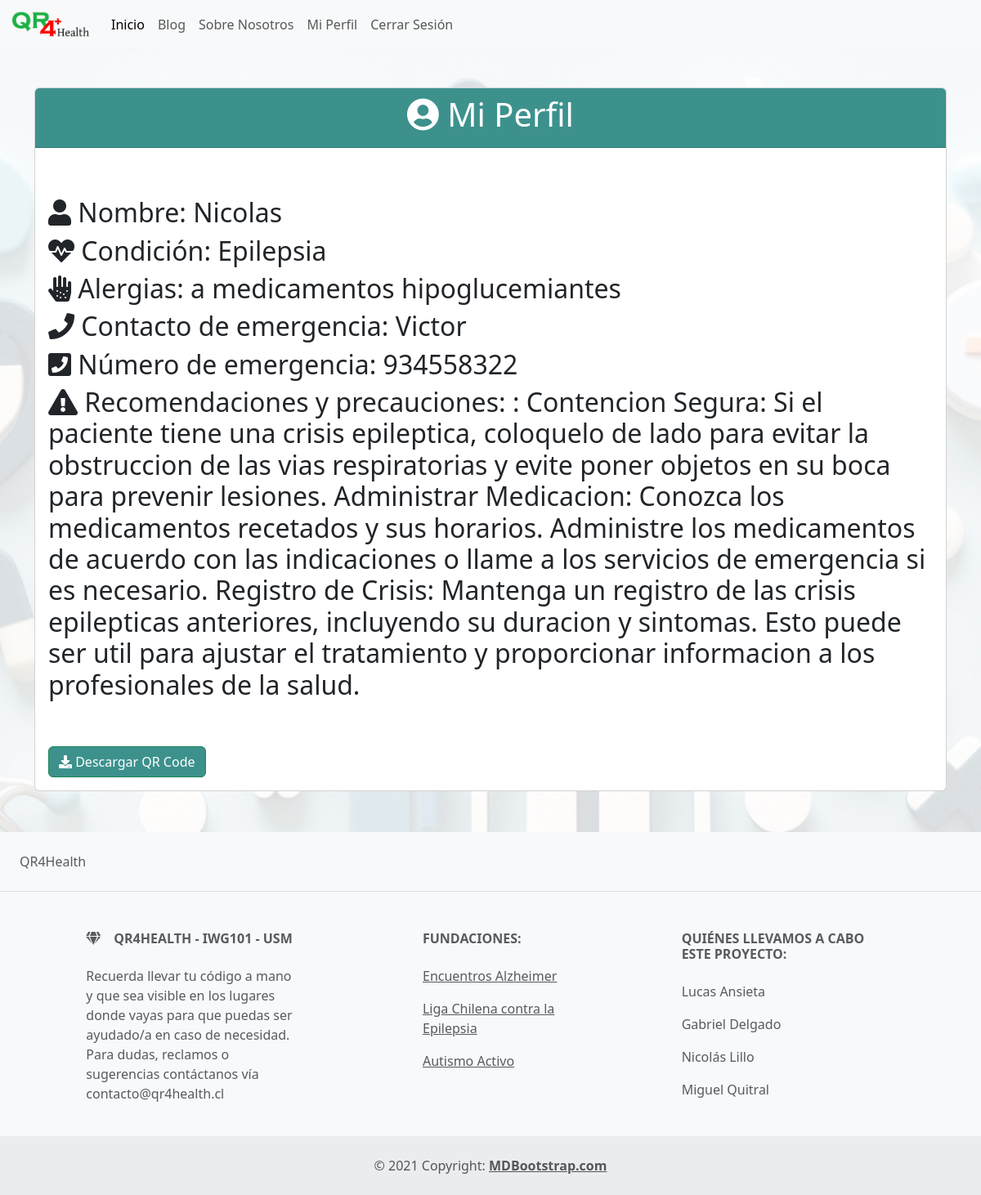
/perfil/ (signed in), run on the app's committed database.
### myapp/models.py (models this page shows, shortened)
class Usuario(models.Model):
    name = models.CharField(max_length=20)
    padecimiento = models.CharField(max_length=20, default="default")
    alergias = models.TextField()
    contact = models.CharField(max_length=20)
    num_contact = models.IntegerField()
    recomendaciones_condicion = models.TextField(default="No se encontraron recomendaciones para esta condición")
    codigo= models.TextField(default="default")
    user= models.ForeignKey(User, on_delete=models.CASCADE, null=True, blank=True)

### myapp/views.py (the view, shortened to what this page needs)
# urls.py: path('perfil/', views.perfil, name="perfil"),
@login_required
def perfil(request):
    u = Usuario.objects.get(user=request.user)
    url = u.codigo
    return render(request, "perfil.html", {"perfil": u})

### myapp/templates/perfil.html (shortened to what this page needs)
{% extends "layouts/base.html" %}
{% load static %}
{% block content %}
<link rel="stylesheet" href="{% static 'css/bootstrap.min.css' %}">
<link rel="stylesheet" href="https://cdnjs.cloudflare.com/ajax/libs/font-awesome/5.15.1/css/all.min.css">
<div class="container mt-5">
    <div class="card profile-card">
        <div class="card-header" style="background-color: #3d918d; color: #ffffff;">
            <h1 class="text-center"><i class="fas fa-user-circle"></i> Mi Perfil</h1>
        </div>
        <div class="card-body">
            <div class="profile-image text-center">
            </div>
            <div class="profile-info">
                <h2><i class="fas fa-user"></i> Nombre: {{ perfil.name }}</h2>
                <h2><i class="fas fa-heartbeat"></i> Condición: {{ perfil.padecimiento }}</h2>
                <h2><i class="fas fa-allergies"></i> Alergias: {{ perfil.alergias }}</h2>
                <h2><i class="fas fa-phone"></i> Contacto de emergencia: {{ perfil.contact }}</h2>
                <h2><i class="fas fa-phone-square"></i> Número de emergencia: {{ perfil.num_contact }}</h2>
                <h2><i class="fas fa-exclamation-triangle"></i> Recomendaciones y precauciones: {{ perfil.recomendaciones_condicion }}</h2>
            </div>
            <div class="profile-image mt-3">
            </div>
            <div class="mt-3">
                <a href="?download_qr_code=1" class="btn btn-success" style="background-color: #3d918d;"><i class="fas fa-download"></i> Descargar QR Code</a>
            </div>
        </div>
    </div>
</div>
{% endblock %}

### data on the page
Usuario: name "Nicolas", padecimiento "Epilepsia", alergias "a medicamentos hipoglucemiantes", contact "Victor", num_contact "934558322", recomendaciones_condicion ": Contencion Segura: Si el paciente tiene una crisis epileptica, coloquelo de lado para evitar la obstruccion de las vias respiratorias y evite poner objetos en su boca para prevenir lesiones. Administrar Medicacion: Conozca los medicamentos recetados y sus horarios. Administre los medicamentos de acuerdo con las indicaciones o llame a los servicios de emergencia si es necesario. Registro de Crisis: Mantenga un registro de las crisis epilepticas anteriores, incluyendo su duracion y sintomas. Esto puede ser util para ajustar el tratamiento y proporcionar informacion a los profesionales de la salud."
